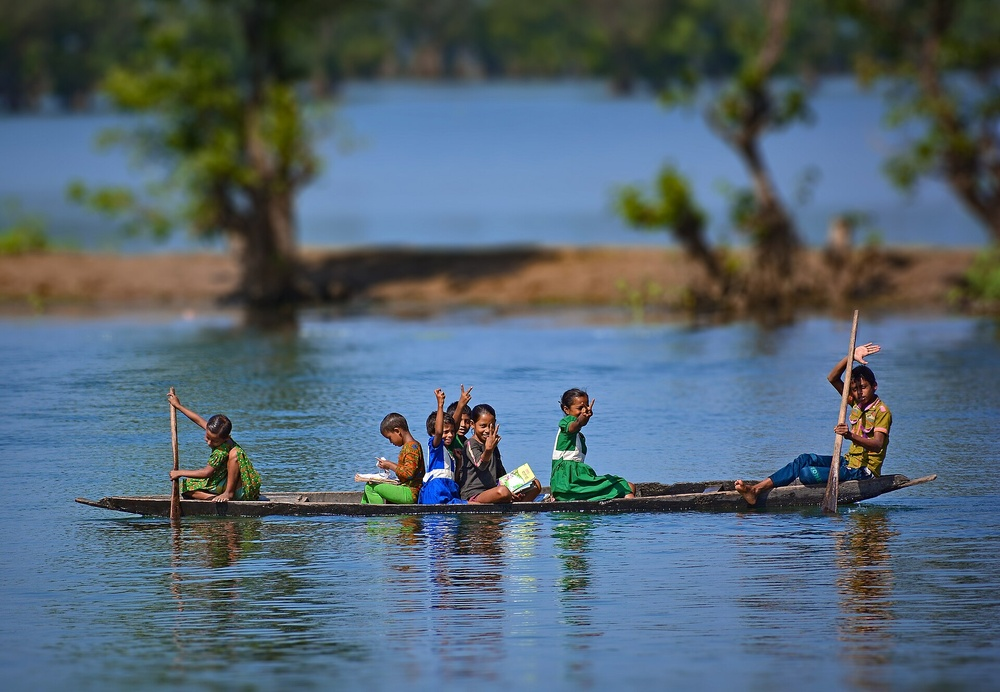
#> input picture lab03/boat.jpg, 1000 x 692 px, shrunk from 1920 x 1328 before the run
$ python band_reject.py
#> lines starting #> are read from the running program, lines starting #| are printed output that depends on the picture; after the words box and inside, x2 and y2 are one past the last pixel; in counts of white or black regions, pixels touching at a corner belong together
import numpy as np, matplotlib.pyplot as plt, cv2


def add_noise(img, D0, amplitude):
#> called with D0 = 100, amplitude = 50
    h, w = img.shape
#> h = 692; w = 1000
    p = h // 2
#> p = 346
    q = w // 2
#> q = 500

    ft = np.fft.fft2(img)
    ft_shift = np.fft.fftshift(ft)

    magnitude_specturm_ac = np.abs(ft_shift)
    ang = np.angle(ft_shift)
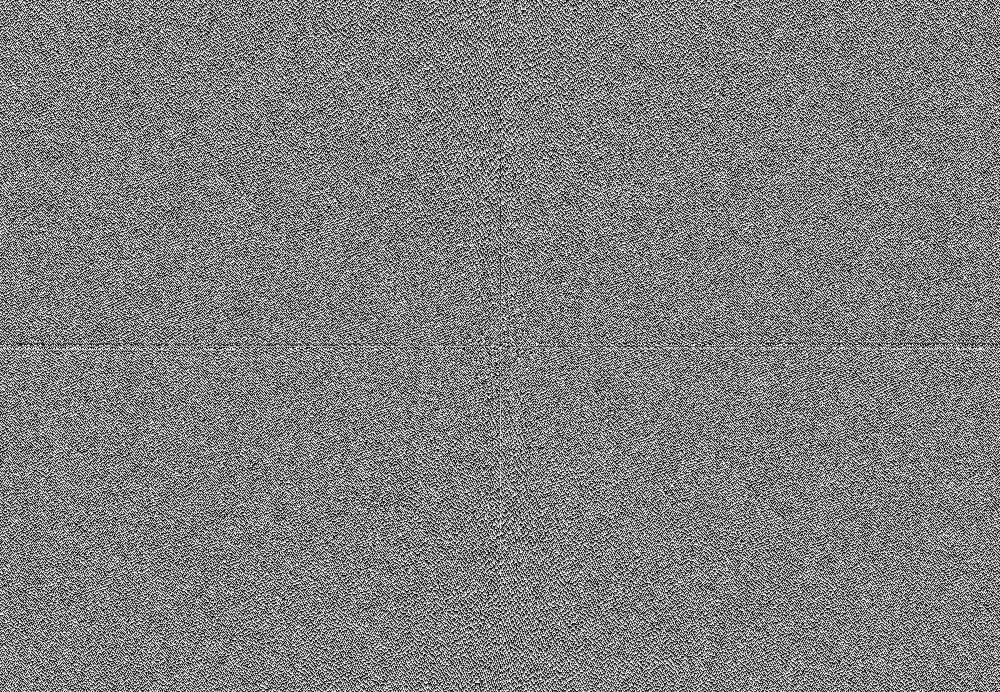
#> ang: shape (692, 1000) float64; min -3.14, max 3.14, mean -4.54e-06; drawn with min black and max white

    peak_strength = amplitude * h * w / 2
#> peak_strength = 17300000

    noisy_magnitude = magnitude_specturm_ac.copy()

    noisy_magnitude[p, q + D0] += peak_strength
#> noisy_magnitude: shape (692, 1000) float64; min 2.02, max 67655375, mean 9437.1
    noisy_magnitude[p, q - D0] += peak_strength
#> noisy_magnitude: shape (692, 1000) float64; min 2.02, max 67655375, mean 9462.1
    noisy_magnitude[p + D0, q] += peak_strength
#> noisy_magnitude: shape (692, 1000) float64; min 2.02, max 67655375, mean 9487.1
    noisy_magnitude[p - D0, q] += peak_strength
#> noisy_magnitude: shape (692, 1000) float64; min 2.02, max 67655375, mean 9512.1

    noisy_spectrum = np.multiply(noisy_magnitude, np.exp(1j * ang))

    img_noisy = np.real(np.fft.ifft2(np.fft.ifftshift(noisy_spectrum)))
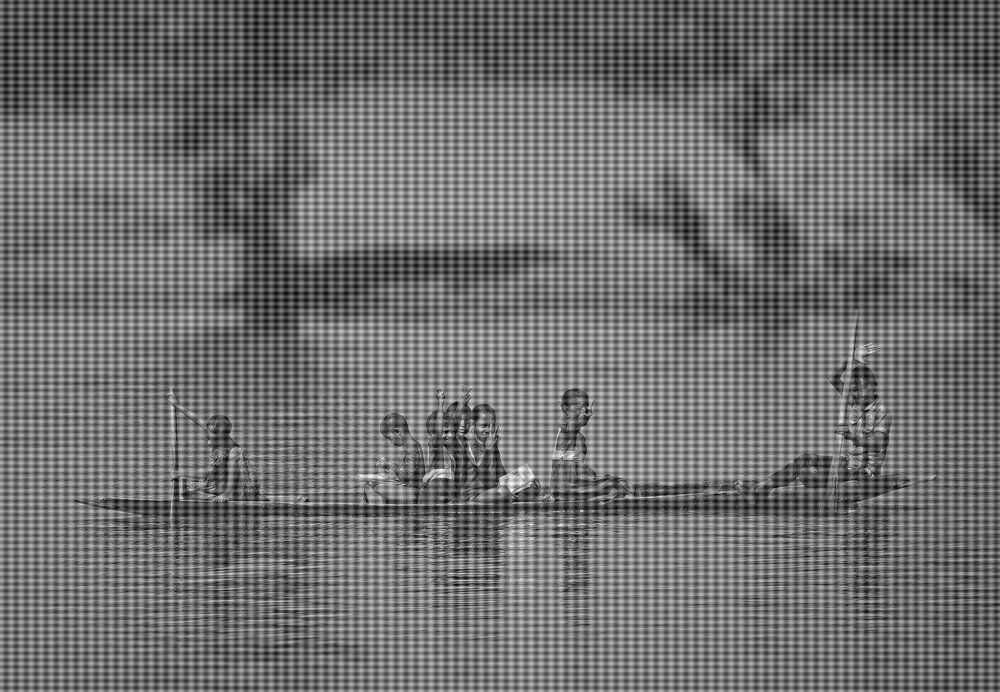
#> img_noisy: shape (692, 1000) float64; min -98.57, max 350.3, mean 97.8; drawn with min black and max white

    return img_noisy

img = cv2.imread("boat.jpg", 0)
img_noisy = add_noise(img, D0=100, amplitude=50)


h, w = img_noisy.shape
#> h = 692; w = 1000
D0 = 100
W = 30
n = 2

ft = np.fft.fft2(img_noisy)
ft_shift = np.fft.fftshift(ft)

magnitude_specturm_ac = np.abs(ft_shift)
ang = np.angle(ft_shift)

H_ideal = np.ones_like(magnitude_specturm_ac)
H_butterworth = np.ones_like(magnitude_specturm_ac)
H_gaussian = np.ones_like(magnitude_specturm_ac)

for i in range(h):
    for j in range(w):
        D = ((i - h//2)**2 + (j - w//2)**2) ** 0.5

        if D0 - W/2 <= D <= D0 + W/2:
            H_ideal[i, j] = 0

        if D**2 == D0**2:
            H_butterworth[i, j] = 0
        else:
            H_butterworth[i, j] = 1 / (1 + ((D * W) / (D**2 - D0**2))**(2 * n))

        if D != 0:
            H_gaussian[i, j] = 1 - np.exp(-((D**2 - D0**2) / (D * W))**2)
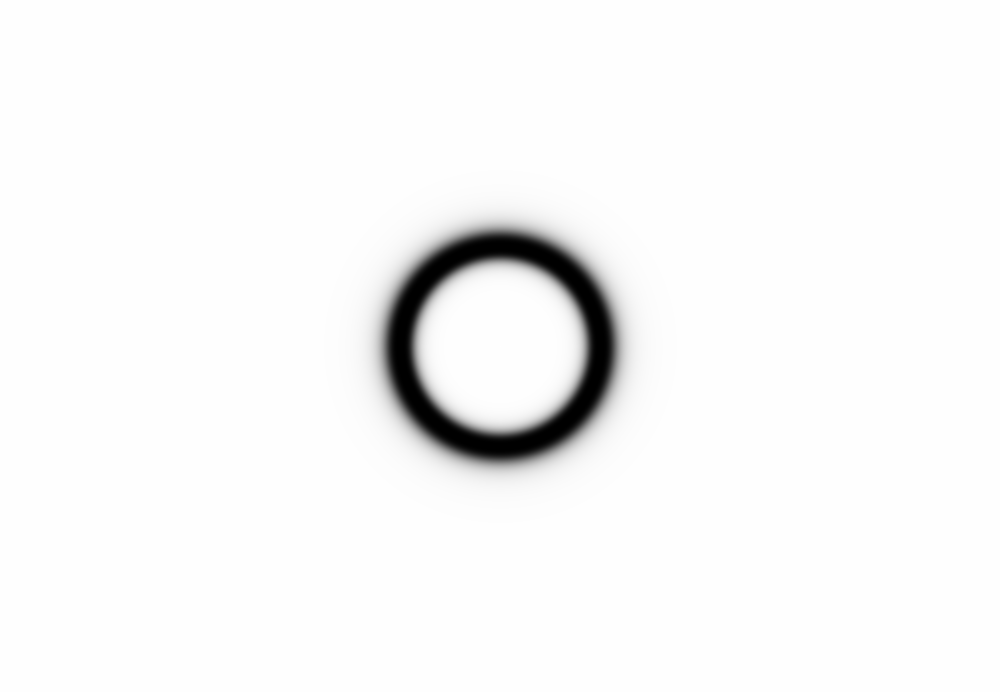
#> H_butterworth: shape (692, 1000) float64; min 0, max 1, mean 0.969
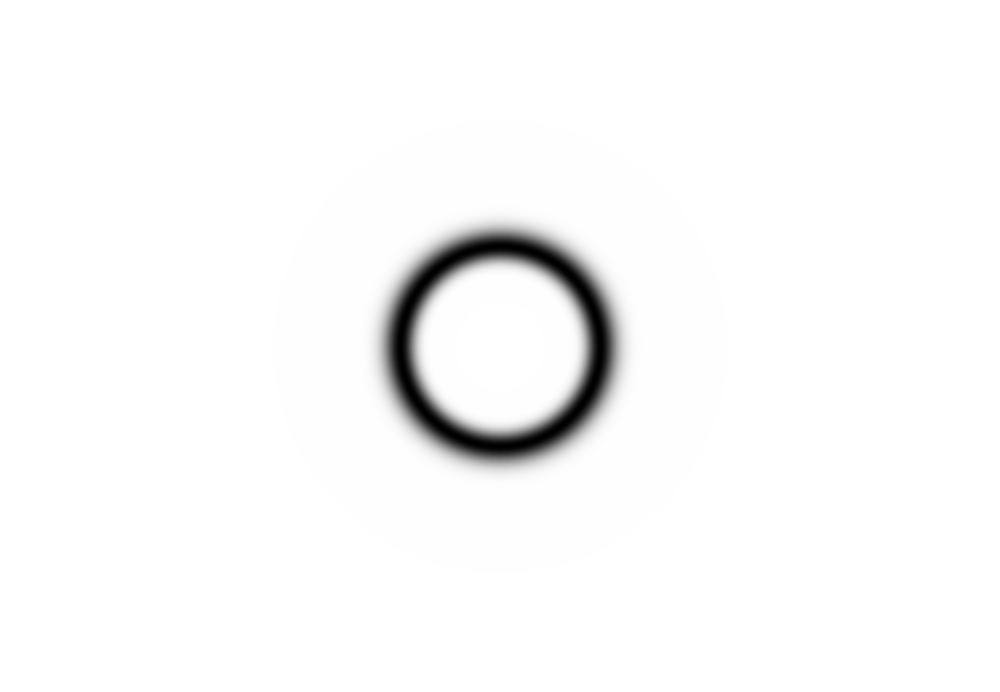
#> H_gaussian: shape (692, 1000) float64; min 0, max 1, mean 0.975
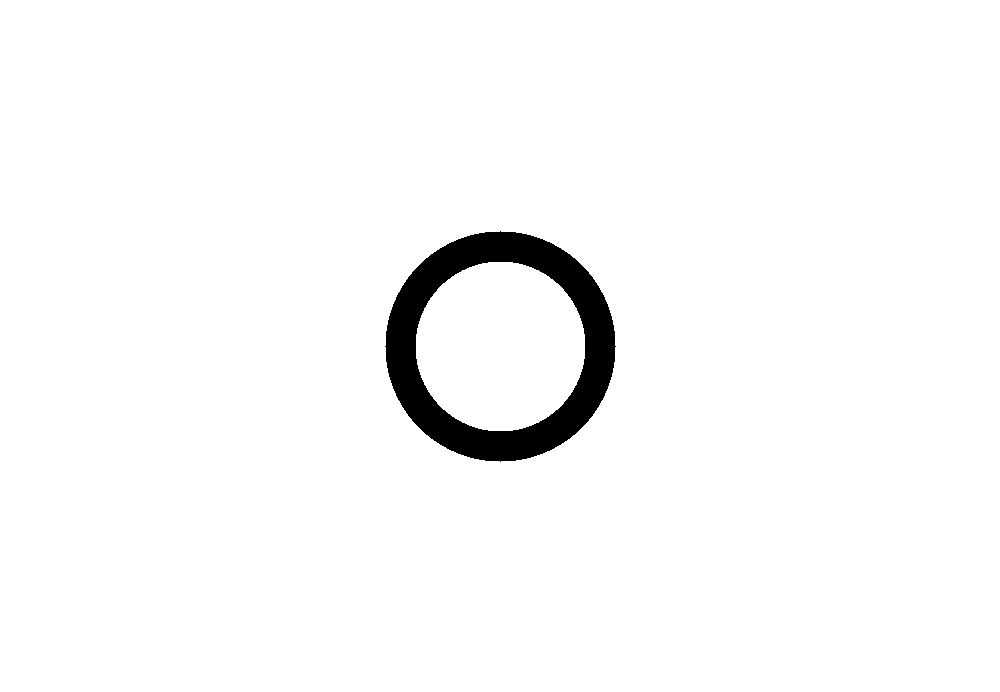
#> H_ideal: shape (692, 1000) float64; values 0 (black) and 1 (white), 97.3% white; 1 black region, box (x1, y1, x2, y2) and area: (385, 231, 616, 462) 18880

ideal_result = ft_shift * H_ideal
ideal_img_back = np.real(np.fft.ifft2(np.fft.ifftshift(ideal_result)))
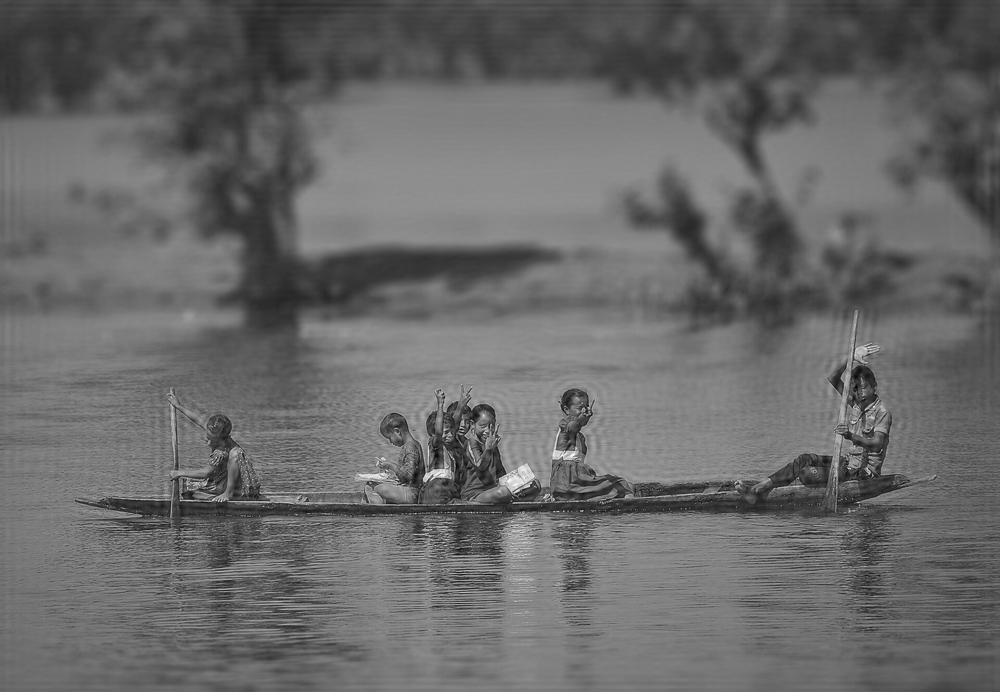
#> ideal_img_back: shape (692, 1000) float64; min -35.13, max 288, mean 97.8; drawn with min black and max white

butterworth_result = ft_shift * H_butterworth
butterworth_img_back = np.real(np.fft.ifft2(np.fft.ifftshift(butterworth_result)))

gaussian_result = ft_shift * H_gaussian
gaussian_img_back = np.real(np.fft.ifft2(np.fft.ifftshift(gaussian_result)))

fig = plt.figure(figsize=(12, 10))


plt.subplot(3, 3, 1)
plt.imshow(img_noisy, cmap="gray", vmin=0, vmax=255)
plt.title("Input Image with Noise")
plt.axis("off")

plt.subplot(3, 3, 2)
plt.imshow(H_ideal, cmap="gray", vmin=0, vmax=1)
plt.title("Ideal Reject Filter")
plt.axis("off")

plt.subplot(3, 3, 3)
plt.imshow(ideal_img_back, cmap="gray", vmin=0, vmax=255)
plt.title("Reconstructed Image")
plt.axis("off")

plt.subplot(3, 3, 4)
plt.imshow(img_noisy, cmap="gray", vmin=0, vmax=255)
plt.title("Input Image with Noise")
plt.axis("off")

plt.subplot(3, 3, 5)
plt.imshow(H_butterworth, cmap="gray", vmin=0, vmax=1)
plt.title("Butterworth Reject Filter")
plt.axis("off")

plt.subplot(3, 3, 6)
plt.imshow(butterworth_img_back, cmap="gray", vmin=0, vmax=255)
plt.title("Reconstructed Image")
plt.axis("off")

plt.subplot(3, 3, 7)
plt.imshow(img_noisy, cmap="gray", vmin=0, vmax=255)
plt.title("Input Image with Noise")
plt.axis("off")

plt.subplot(3, 3, 8)
plt.imshow(H_gaussian, cmap="gray", vmin=0, vmax=1)
plt.title("Gaussian Band Reject Filter")
plt.axis("off")

plt.subplot(3, 3, 9)
plt.imshow(gaussian_img_back, cmap="gray", vmin=0, vmax=255)
plt.title("Reco" \
"nstructed Image")
plt.axis("off")

plt.suptitle("Band Reject Filtering", fontsize=20, y=0.97)
plt.subplots_adjust(left=0.05, right=0.98, bottom=0.05, top=0.90, wspace=0.08, hspace=0.15)
fig.text(0.45, 0.01, "Roll: 2107052", fontsize=12)


plt.show()
